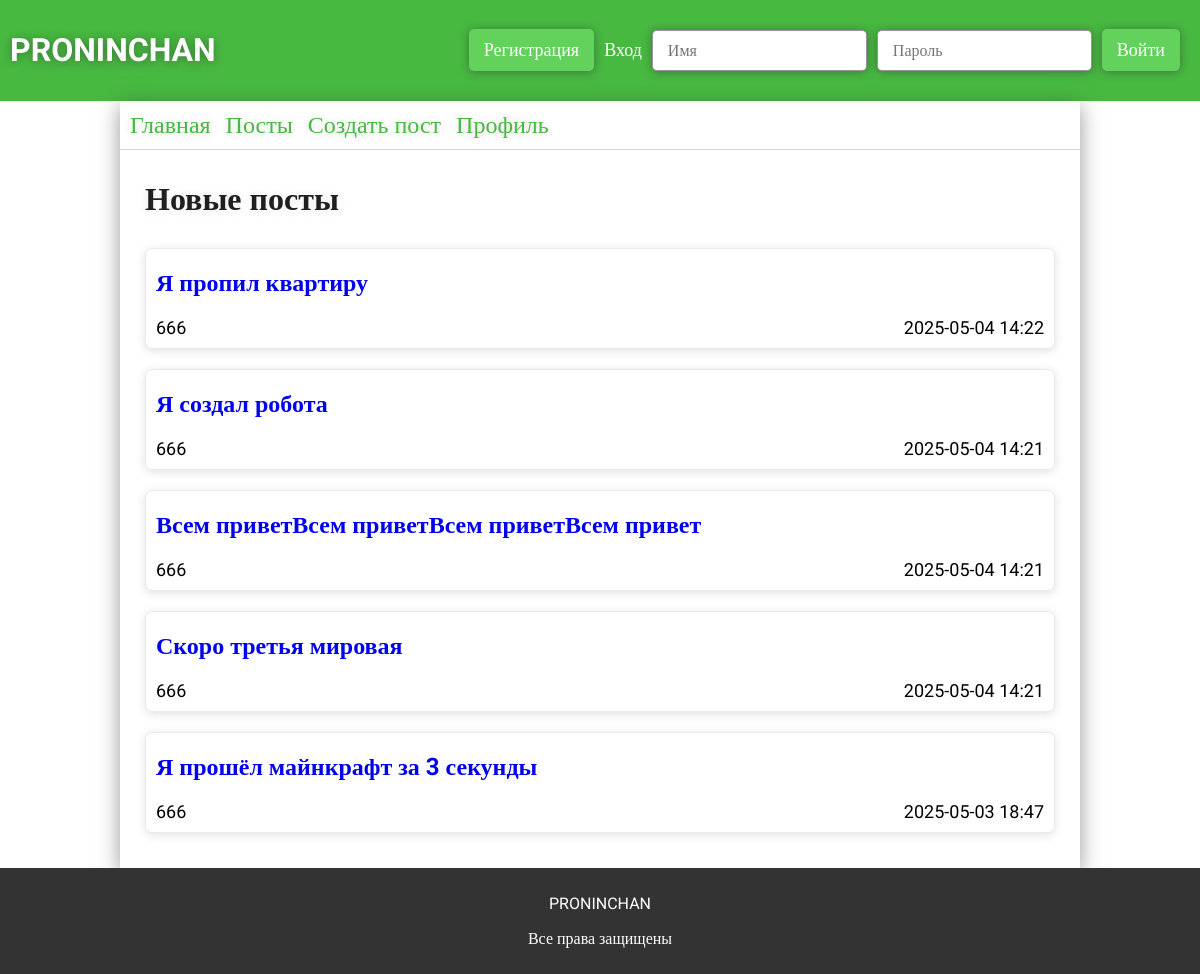
Before: / with the older database file.
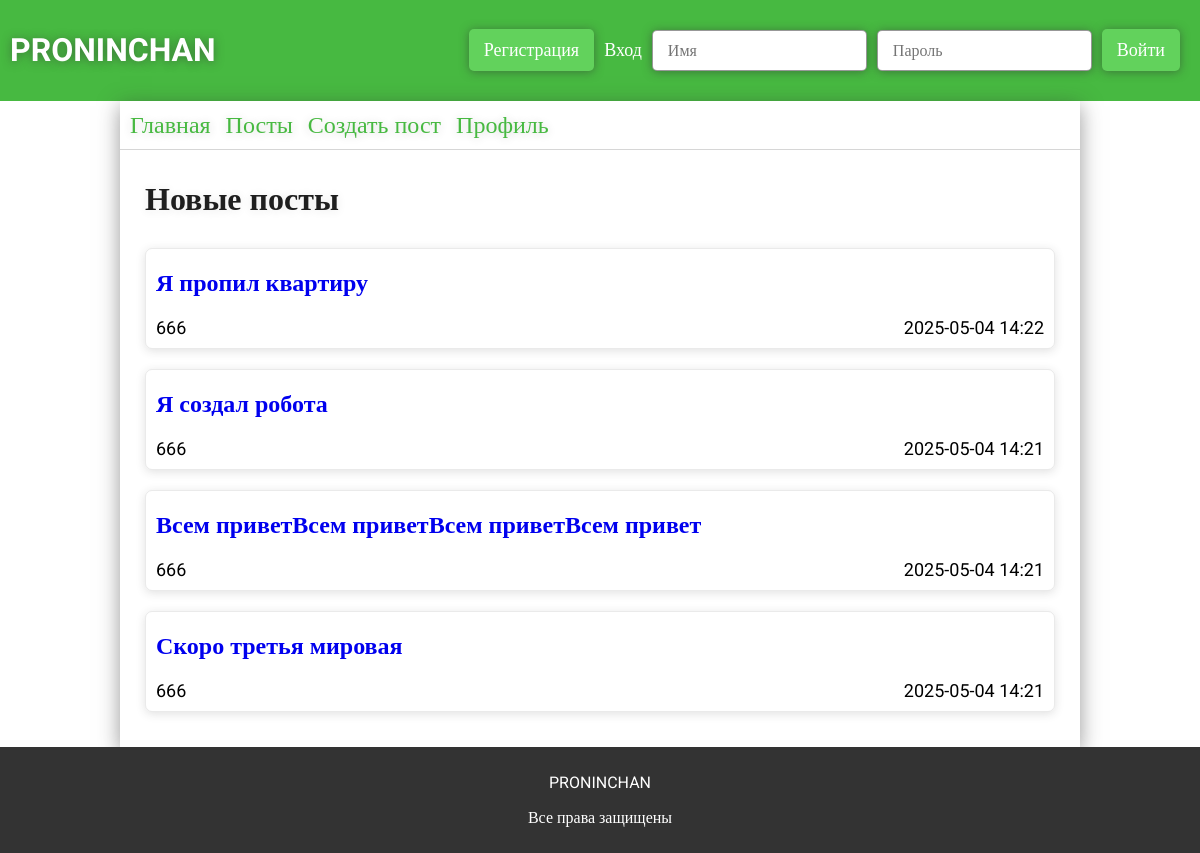
After: the same page with the newer database file.
### app.py (models this page shows)
class ForumPosts(db.Model):
    __tablename__ = 'forum_posts'
    id = db.Column(db.Integer, primary_key=True)
    user_id = db.Column(db.Integer, db.ForeignKey('users.id'), nullable=False)
    theme = db.Column(db.String(124), nullable=False)
    text = db.Column(db.Text, nullable=False)
    section_id = db.Column(db.Integer, db.ForeignKey('forum_sections.id'), nullable=False)
    category_id = db.Column(db.Integer, db.ForeignKey('forum_categories.id'), nullable=False)
    created_at = db.Column(db.DateTime, default=datetime.now)
    user = db.relationship("Users", backref="posts")
    sections = db.relationship("ForumSections")
    categories = db.relationship("ForumCategory")

class Users(db.Model):
    __tablename__ = 'users'
    id = db.Column(db.Integer, primary_key=True)
    username = db.Column(db.String(32), unique=True, nullable=False)
    photo = db.Column(db.BLOB)
    email = db.Column(db.String(64), unique=True, nullable=False)
    password = db.Column(db.String(30), nullable=False)
    access = db.Column(db.String(64), nullable=False, default='user')

### app.py (the view)
@app.route('/')
def main():
    new_posts = ForumPosts.query.order_by(ForumPosts.created_at.desc()).limit(5).all()
    return render_template('main.html', new_posts = new_posts)

### templates/main.html
{% extends 'base.html' %}
{% block main %}
<link rel="stylesheet" href="{{ url_for('static', filename='css/main.css') }}">
    <div class="container">
        <h3>Новые посты</h3>
        {% for post in new_posts %}
            <div class="post" data-section-id="{{post.sections.id}}" data-category-id="{{post.categories.id}}">
                <a href="{{url_for('post', post=post.id)}}" class="post-theme">{{post.theme}}</a>
                <div>
                    <p>{{post.user.username}}</p>
                    <p>{{post.created_at.strftime('%Y-%m-%d %H:%M')}}</p>
                </div>
            </div>
        {% endfor %}
    </div>
{% endblock %}

Changed rows visible on the page:
removed ForumPosts: theme "Я прошёл майнкрафт за 3 секунды", user.username "666", created_at "2025-05-03 18:47"
